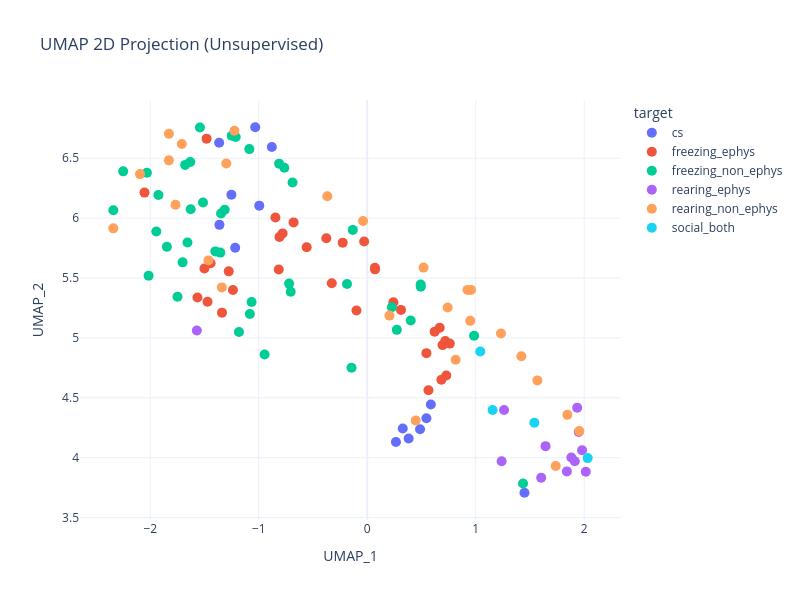
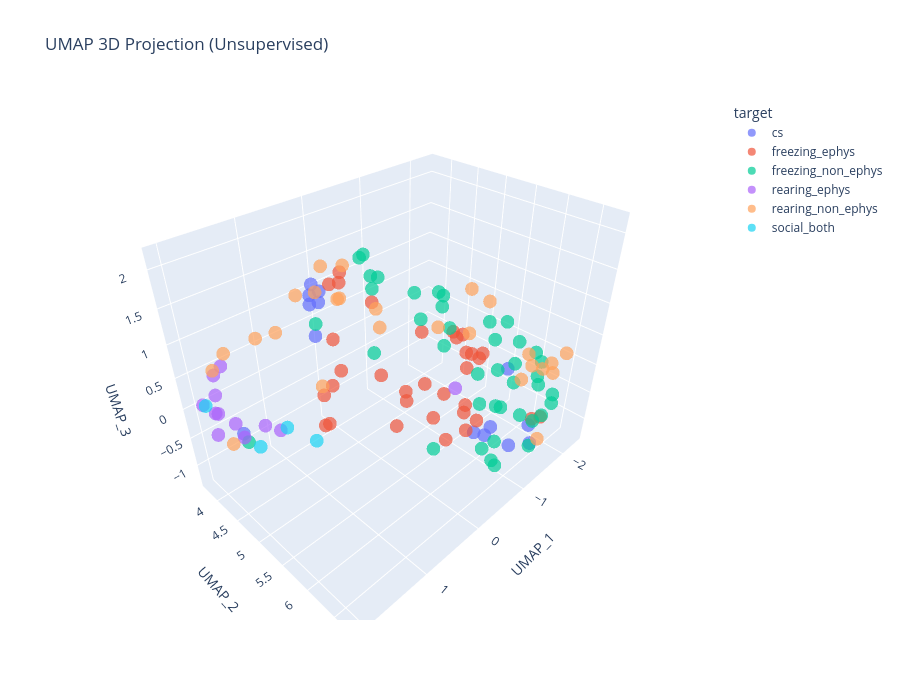

These figures' notebook cell, in order:
### Code cell
# reducing to mean first to avoid issue with varaibility during trial
X_mean = X_trains[0].groupby(X_trains[0].index // 100).mean()
y_mean = (
    pd.DataFrame(y_trains[0])
    .groupby(X_trains[0].index // 100)
    .mean()
    .astype(int)
    .values.ravel()
)

reducer = umap.UMAP(n_neighbors=15, min_dist=0.1, n_components=3, random_state=42)
embedding = reducer.fit_transform(X_mean)

df_umap = pd.DataFrame(embedding, columns=["UMAP_1", "UMAP_2", "UMAP_3"])
df_umap["target"] = y_mean.astype(str)
df_umap["target"] = (
    df_umap["target"]
    .astype("str")
    .replace({str(i): event for i, event in zip(range(6), all_events)})
)

fig_2d = px.scatter(
    df_umap,
    x="UMAP_1",
    y="UMAP_2",
    color="target",
    title="UMAP 2D Projection (Unsupervised)",
    template="plotly_white",
    width=800,
    height=600,
)
fig_2d.update_traces(marker=dict(size=10))
fig_2d.show()

fig_3d = px.scatter_3d(
    df_umap,
    x="UMAP_1",
    y="UMAP_2",
    z="UMAP_3",
    color="target",
    title="UMAP 3D Projection (Unsupervised)",
    opacity=0.7,
    width=900,
    height=700,
)
fig_3d.show()

### Figure 1 — Plotly figure (JSON) as saved in the notebook; plotly's stock layout.template omitted (floating-point values rounded to 4 significant figures)
{"data": [{"hovertemplate": "target=cs<br>UMAP_1=%{x}<br>UMAP_2=%{y}<extra></extra>", "legendgroup": "cs", "marker": {"color": "#636efa", "size": 10, "symbol": "circle"}, "mode": "markers", "name": "cs", "orientation": "v", "showlegend": true, "type": "scatter", "x": [0.4868, 0.5455, 0.5863, 0.3274, 0.2645, 0.3819, -1.252, -0.8793, -1.032, -1.365, -0.995, -1.217, -1.362, 1.449], "xaxis": "x", "y": [4.237, 4.33, 4.444, 4.244, 4.131, 4.161, 6.195, 6.594, 6.759, 6.63, 6.104, 5.753, 5.944, 3.707], "yaxis": "y"}, {"hovertemplate": "target=freezing_ephys<br>UMAP_1=%{x}<br>UMAP_2=%{y}<extra></extra>", "legendgroup": "freezing_ephys", "marker": {"color": "#EF553B", "size": 10, "symbol": "circle"}, "mode": "markers", "name": "freezing_ephys", "orientation": "v", "showlegend": true, "type": "scatter", "x": [0.6679, 0.6214, 0.6943, 0.311, 0.7191, 0.5455, 0.7608, -0.02819, 0.2415, 0.07085, -0.3771, 0.07195, -0.3267, -0.8092, -0.8462, 0.6836, 0.7288, -0.8157, -0.09898, 0.5645, -0.5582, -1.238, -1.472, -1.565, -1.339, -1.443, -0.226, -0.6788, -0.7801, -1.481, -1.501, -1.276, -2.053], "xaxis": "x", "y": [5.085, 5.052, 4.94, 5.234, 4.974, 4.873, 4.953, 5.805, 5.297, 5.585, 5.832, 5.572, 5.457, 5.843, 6.005, 4.651, 4.686, 5.571, 5.229, 4.563, 5.758, 5.4, 5.303, 5.337, 5.211, 5.623, 5.795, 5.965, 5.873, 6.664, 5.58, 5.556, 6.213], "yaxis": "y"}, {"hovertemplate": "target=freezing_non_ephys<br>UMAP_1=%{x}<br>UMAP_2=%{y}<extra></extra>", "legendgroup": "freezing_non_ephys", "marker": {"color": "#00cc96", "size": 10, "symbol": "circle"}, "mode": "markers", "name": "freezing_non_ephys", "orientation": "v", "showlegend": true, "type": "scatter", "x": [0.9849, 0.4008, 0.4927, 0.4935, 0.2267, 0.273, -0.1863, -0.72, -0.7057, -1.348, -1.066, -0.1448, -0.9462, -1.182, -1.4, -1.082, -1.213, -1.702, -1.514, -1.944, -1.925, -1.627, -1.249, -1.542, -1.087, -0.6884, -0.8121, -0.764, -1.354, -1.657, -1.749, -1.847, -2.015, -2.34, -1.632, -1.314, -0.1331, -2.031, -2.249, 1.436, -1.678], "xaxis": "x", "y": [5.017, 5.146, 5.446, 5.427, 5.256, 5.067, 5.451, 5.454, 5.386, 6.039, 5.299, 4.751, 4.862, 5.049, 5.722, 5.2, 6.678, 5.631, 6.131, 5.888, 6.193, 6.075, 6.689, 6.757, 6.576, 6.297, 6.455, 6.42, 5.712, 5.796, 5.344, 5.761, 5.52, 6.066, 6.469, 6.07, 5.902, 6.379, 6.391, 3.785, 6.445], "yaxis": "y"}, {"hovertemplate": "target=rearing_ephys<br>UMAP_1=%{x}<br>UMAP_2=%{y}<extra></extra>", "legendgroup": "rearing_ephys", "marker": {"color": "#ab63fa", "size": 10, "symbol": "circle"}, "mode": "markers", "name": "rearing_ephys", "orientation": "v", "showlegend": true, "type": "scatter", "x": [1.95, 1.935, 1.881, 1.913, 2.015, 1.84, 1.981, -1.57, 1.603, 1.261, 1.239, 1.644], "xaxis": "x", "y": [4.214, 4.416, 4.002, 3.97, 3.882, 3.885, 4.062, 5.063, 3.832, 4.398, 3.971, 4.096], "yaxis": "y"}, {"hovertemplate": "target=rearing_non_ephys<br>UMAP_1=%{x}<br>UMAP_2=%{y}<extra></extra>", "legendgroup": "rearing_non_ephys", "marker": {"color": "#FFA15A", "size": 10, "symbol": "circle"}, "mode": "markers", "name": "rearing_non_ephys", "orientation": "v", "showlegend": true, "type": "scatter", "x": [1.845, 1.955, 1.568, 1.421, 0.9562, 0.9251, 1.233, 0.9495, 0.7413, 0.8148, 0.519, 0.2048, -0.3679, -0.03863, -1.224, -1.34, -1.463, -1.828, 0.4472, -1.709, -1.767, -1.299, -2.094, -2.341, 1.737, -1.828], "xaxis": "x", "y": [4.358, 4.222, 4.645, 4.847, 5.401, 5.401, 5.036, 5.142, 5.254, 4.818, 5.587, 5.186, 6.182, 5.976, 6.729, 5.422, 5.647, 6.705, 4.31, 6.619, 6.112, 6.457, 6.368, 5.915, 3.93, 6.483], "yaxis": "y"}, {"hovertemplate": "target=social_both<br>UMAP_1=%{x}<br>UMAP_2=%{y}<extra></extra>", "legendgroup": "social_both", "marker": {"color": "#19d3f3", "size": 10, "symbol": "circle"}, "mode": "markers", "name": "social_both", "orientation": "v", "showlegend": true, "type": "scatter", "x": [2.032, 1.042, 1.156, 1.54], "xaxis": "x", "y": [3.997, 4.887, 4.399, 4.291], "yaxis": "y"}], "layout": {"height": 600, "legend": {"title": {"text": "target"}, "tracegroupgap": 0}, "title": {"text": "UMAP 2D Projection (Unsupervised)"}, "width": 800, "xaxis": {"anchor": "y", "domain": [0, 1], "title": {"text": "UMAP_1"}}, "yaxis": {"anchor": "x", "domain": [0, 1], "title": {"text": "UMAP_2"}}}}

### Figure 2 — Plotly figure (JSON) as saved in the notebook; plotly's stock layout.template omitted (floating-point values rounded to 4 significant figures)
{"data": [{"hovertemplate": "target=cs<br>UMAP_1=%{x}<br>UMAP_2=%{y}<br>UMAP_3=%{z}<extra></extra>", "legendgroup": "cs", "marker": {"color": "#636efa", "opacity": 0.7, "symbol": "circle"}, "mode": "markers", "name": "cs", "scene": "scene", "showlegend": true, "type": "scatter3d", "x": [0.4868, 0.5455, 0.5863, 0.3274, 0.2645, 0.3819, -1.252, -0.8793, -1.032, -1.365, -0.995, -1.217, -1.362, 1.449], "y": [4.237, 4.33, 4.444, 4.244, 4.131, 4.161, 6.195, 6.594, 6.759, 6.63, 6.104, 5.753, 5.944, 3.707], "z": [1.125, 1.32, 1.534, 1.259, 1.024, 0.5592, 0.2179, -0.6666, -0.2967, -0.9219, -0.8708, -1.179, -1.043, -0.8114]}, {"hovertemplate": "target=freezing_ephys<br>UMAP_1=%{x}<br>UMAP_2=%{y}<br>UMAP_3=%{z}<extra></extra>", "legendgroup": "freezing_ephys", "marker": {"color": "#EF553B", "opacity": 0.7, "symbol": "circle"}, "mode": "markers", "name": "freezing_ephys", "scene": "scene", "showlegend": true, "type": "scatter3d", "x": [0.6679, 0.6214, 0.6943, 0.311, 0.7191, 0.5455, 0.7608, -0.02819, 0.2415, 0.07085, -0.3771, 0.07195, -0.3267, -0.8092, -0.8462, 0.6836, 0.7288, -0.8157, -0.09898, 0.5645, -0.5582, -1.238, -1.472, -1.565, -1.339, -1.443, -0.226, -0.6788, -0.7801, -1.481, -1.501, -1.276, -2.053], "y": [5.085, 5.052, 4.94, 5.234, 4.974, 4.873, 4.953, 5.805, 5.297, 5.585, 5.832, 5.572, 5.457, 5.843, 6.005, 4.651, 4.686, 5.571, 5.229, 4.563, 5.758, 5.4, 5.303, 5.337, 5.211, 5.623, 5.795, 5.965, 5.873, 6.664, 5.58, 5.556, 6.213], "z": [1.832, 1.935, 1.766, 1.494, 1.041, 0.4323, 0.3512, 0.4133, 0.4225, 0.06966, 0.0746, 0.2174, 0.8923, 0.2783, 0.5015, -0.01693, -0.4966, 0.7252, -0.6848, -0.6424, -0.8984, 0.4093, -0.05732, -0.1106, 0.2245, 0.09792, -0.2676, -0.2113, -0.4593, -0.4825, -1.223, -1.3, -1.136]}, {"hovertemplate": "target=freezing_non_ephys<br>UMAP_1=%{x}<br>UMAP_2=%{y}<br>UMAP_3=%{z}<extra></extra>", "legendgroup": "freezing_non_ephys", "marker": {"color": "#00cc96", "opacity": 0.7, "symbol": "circle"}, "mode": "markers", "name": "freezing_non_ephys", "scene": "scene", "showlegend": true, "type": "scatter3d", "x": [0.9849, 0.4008, 0.4927, 0.4935, 0.2267, 0.273, -0.1863, -0.72, -0.7057, -1.348, -1.066, -0.1448, -0.9462, -1.182, -1.4, -1.082, -1.213, -1.702, -1.514, -1.944, -1.925, -1.627, -1.249, -1.542, -1.087, -0.6884, -0.8121, -0.764, -1.354, -1.657, -1.749, -1.847, -2.015, -2.34, -1.632, -1.314, -0.1331, -2.031, -2.249, 1.436, -1.678], "y": [5.017, 5.146, 5.446, 5.427, 5.256, 5.067, 5.451, 5.454, 5.386, 6.039, 5.299, 4.751, 4.862, 5.049, 5.722, 5.2, 6.678, 5.631, 6.131, 5.888, 6.193, 6.075, 6.689, 6.757, 6.576, 6.297, 6.455, 6.42, 5.712, 5.796, 5.344, 5.761, 5.52, 6.066, 6.469, 6.07, 5.902, 6.379, 6.391, 3.785, 6.445], "z": [1.396, 2.069, 1.826, 1.978, 1.799, 2.038, 1.511, 1.26, 1.291, 0.8509, 0.5491, 0.3126, 0.5536, 0.7385, 0.6894, 0.1999, 0.368, 0.2153, 0.1381, 0.1858, 0.1553, -0.2806, 0.2172, -0.06946, -0.2671, -0.7996, -1.095, -0.9893, -0.7291, -0.897, -0.5724, -1.051, -0.5454, -0.2792, -0.7681, -1.222, -0.6965, -0.9561, -0.8374, -0.9318, -1.298]}, {"hovertemplate": "target=rearing_ephys<br>UMAP_1=%{x}<br>UMAP_2=%{y}<br>UMAP_3=%{z}<extra></extra>", "legendgroup": "rearing_ephys", "marker": {"color": "#ab63fa", "opacity": 0.7, "symbol": "circle"}, "mode": "markers", "name": "rearing_ephys", "scene": "scene", "showlegend": true, "type": "scatter3d", "x": [1.95, 1.935, 1.881, 1.913, 2.015, 1.84, 1.981, -1.57, 1.603, 1.261, 1.239, 1.644], "y": [4.214, 4.416, 4.002, 3.97, 3.882, 3.885, 4.062, 5.063, 3.832, 4.398, 3.971, 4.096], "z": [0.7481, 0.9779, 0.2895, -0.004985, 0.1398, -0.1068, -0.2711, -0.9089, -0.4555, -0.4326, -0.6279, -0.5098]}, {"hovertemplate": "target=rearing_non_ephys<br>UMAP_1=%{x}<br>UMAP_2=%{y}<br>UMAP_3=%{z}<extra></extra>", "legendgroup": "rearing_non_ephys", "marker": {"color": "#FFA15A", "opacity": 0.7, "symbol": "circle"}, "mode": "markers", "name": "rearing_non_ephys", "scene": "scene", "showlegend": true, "type": "scatter3d", "x": [1.845, 1.955, 1.568, 1.421, 0.9562, 0.9251, 1.233, 0.9495, 0.7413, 0.8148, 0.519, 0.2048, -0.3679, -0.03863, -1.224, -1.34, -1.463, -1.828, 0.4472, -1.709, -1.767, -1.299, -2.094, -2.341, 1.737, -1.828], "y": [4.358, 4.222, 4.645, 4.847, 5.401, 5.401, 5.036, 5.142, 5.254, 4.818, 5.587, 5.186, 6.182, 5.976, 6.729, 5.422, 5.647, 6.705, 4.31, 6.619, 6.112, 6.457, 6.368, 5.915, 3.93, 6.483], "z": [1.081, 0.8249, 1.295, 1.398, 1.864, 1.861, 1.873, 2.157, 2.133, 1.661, 1.395, 1.341, 1.183, 1.322, 0.5057, 1.102, 0.9515, 0.4401, -0.1804, 0.1305, -0.2809, 0.5599, -0.02704, -0.4266, -0.6744, -1.233]}, {"hovertemplate": "target=social_both<br>UMAP_1=%{x}<br>UMAP_2=%{y}<br>UMAP_3=%{z}<extra></extra>", "legendgroup": "social_both", "marker": {"color": "#19d3f3", "opacity": 0.7, "symbol": "circle"}, "mode": "markers", "name": "social_both", "scene": "scene", "showlegend": true, "type": "scatter3d", "x": [2.032, 1.042, 1.156, 1.54], "y": [3.997, 4.887, 4.399, 4.291], "z": [0.2025, -0.4442, -0.4487, -0.6183]}], "layout": {"height": 700, "legend": {"title": {"text": "target"}, "tracegroupgap": 0}, "scene": {"domain": {"x": [0, 1], "y": [0, 1]}, "xaxis": {"title": {"text": "UMAP_1"}}, "yaxis": {"title": {"text": "UMAP_2"}}, "zaxis": {"title": {"text": "UMAP_3"}}}, "title": {"text": "UMAP 3D Projection (Unsupervised)"}, "width": 900}}
